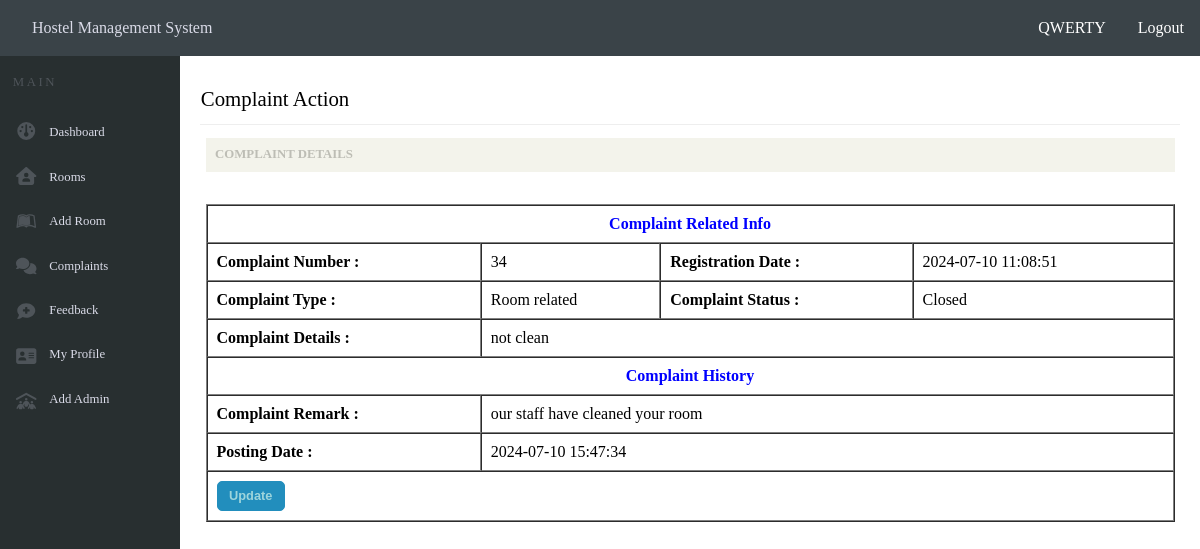
The page /complaintactionadmin.php?id=34 (signed in) on the database its author committed.
### tables this page shows
CREATE TABLE `complaint_action` (
  `complaint_action_id` int(5) NOT NULL,
  `register_complaint_id` int(5) NOT NULL,
  `complaint_remark` varchar(200) NOT NULL DEFAULT 'Unprocessed',
  `posting_date` timestamp NOT NULL DEFAULT current_timestamp()
);

CREATE TABLE `register_complaint` (
  `register_complaint_id` int(5) NOT NULL,
  `registration_no` int(3) NOT NULL,
  `room_no` varchar(8) NOT NULL,
  `complaint_type` varchar(12) NOT NULL,
  `explain_complaint` varchar(300) NOT NULL,
  `file_name` varchar(500) NOT NULL,
  `complaint_status` varchar(30) NOT NULL DEFAULT 'Unprocessed',
  `complaint_date` timestamp NOT NULL DEFAULT current_timestamp()
);

### complaintactionadmin.php (the view, shortened to what this page needs)
<?php
include 'connectdatabase.php';
class ComplaintActionAdmin {
    private $conn;
    public function __construct($conn) {
        $this->conn = $conn;
    }
    public function fetchComplaintDetails($id) {
        $query = "SELECT
                    register_complaint.register_complaint_id,
                    register_complaint.registration_no,
                    register_complaint.complaint_date,
                    register_complaint.complaint_type,
                    register_complaint.explain_complaint,
                    register_complaint.complaint_status,
                    complaint_action.complaint_remark,
                    complaint_action.posting_date
                    FROM register_complaint
                    LEFT JOIN complaint_action ON register_complaint.register_complaint_id = complaint_action.register_complaint_id
                    WHERE register_complaint.register_complaint_id = '$id'
                    ORDER BY complaint_action.posting_date DESC
                    LIMIT 1";
        $result = mysqli_query($this->conn, $query);
        return mysqli_fetch_all($result, MYSQLI_ASSOC);
    }
    public function fetchAdminName($getEmail) {
        $getEmail = mysqli_real_escape_string($this->conn, $getEmail);
        $query = "SELECT username FROM admin_login WHERE admin_email = '$getEmail'";
        $result = mysqli_query($this->conn, $query);
        $nameResult = mysqli_fetch_assoc($result);
        return $nameResult['username'];
    }
}
$complaintAdmin = new ComplaintActionAdmin($conn);
$id = isset($_GET['id']) ? $_GET['id'] : null;
$result = $complaintAdmin->fetchComplaintDetails($id);
$fullName = $complaintAdmin->fetchAdminName($_SESSION["email"]);
?>
<!DOCTYPE html>
<html lang="en">
<head>
    <link rel="stylesheet" href="headerandnavbar.css">
    <link rel="stylesheet" href="maincontent.css">
    <link rel="stylesheet" href="roomdetail.css">
</head>
<body>
    <header>
        <a href="dashboarduser.php">Hostel Management System</a>
        <div class="user-info">
            <span><?php echo htmlspecialchars($fullName); ?></span>
            <a href="logout.php">Logout</a>
        </div>
    </header>
    <div class="main">
        <div class="navbar">
            <p id="none">MAIN</p>
            <div class="contentnavbar">
                <div class="iconnavbar">
                </div>
                <div class="textnavbar">
                    <a href="dashboardadmin.php"><p id="dashboard">Dashboard</p></a>
                    <a href="roominfo.php"><p id="rooms">Rooms</p></a>
                    <a href="addroom.php"><p id="addRoom">Add Room</p></a>
                    <a href="registeredcomplaint.php"><p id="complaints">Complaints</p></a>
                    <a href="registeredfeedback.php"><p id="feedback">Feedback</p></a>
                    <a href="profileadmin.php"><p id="myProfile">My Profile</p></a>
                    <a href="addadmin.php"><p id="addAdmin">Add Admin</p></a>
                </div>
            </div>
        </div>
        <div class="maincontent">
            <p id="userlogin">Complaint Action</p>
            <hr>
            <div class="container">
                <div class="box">
                    <div class="boxheader">
                        <p>COMPLAINT DETAILS</p>
                    </div>
                    <div class="boxinfo">
                        <form action="" method="post">
                            <table border="1" cellspacing="0">
                                <thead>
                                    <tr>
                                        <th colspan = "4" class="blue">Complaint Related Info</th>
                                    </tr>
                                </thead>
                                <tbody>
                                    <?php foreach ($result as $row) : ?>
                                    <tr>
                                        <td class="bold">Complaint Number :</td>
                                        <td><?= $row["register_complaint_id"]; ?></td>
                                        <td class="bold">Registration Date :</td>
                                        <td><?= $row["complaint_date"]; ?></td>
                                    </tr>
                                    <tr>
                                        <td class="bold">Complaint Type :</td>
                                        <td><?= $row["complaint_type"]; ?></td>
                                        <td class="bold">Complaint Status :</td>
                                        <td colspan="2"><?= $row["complaint_status"]; ?></td>
                                    </tr>
                                    <tr>
                                        <td class="bold">Complaint Details :</td>
                                        <td colspan="3"><?= $row["explain_complaint"]; ?></td>
                                    </tr>
                                    <tr>
                                        <td colspan="4" class="blue bold center">Complaint History</td>
                                    </tr>
                                    <tr>
                                        <td class="bold">Complaint Remark :</td>
                                        <td colspan="3"><?= $row["complaint_remark"]; ?></td>
                                    </tr>
                                    <tr>
                                        <td class="bold">Posting Date :</td>
                                        <td colspan="3"><?= $row["posting_date"]; ?></td>
                                    </tr>
                                    <tr>
                                        <td colspan="4"><button type="submit" id="update">Update</button></td>
                                    </tr>
                                    <?php endforeach; ?>
                                </tbody>
                            </table>
                        </form>
                    </div>
                </div>
            </div>
        </div>
    </div>
</body>
</html>

### headerandnavbar.css (style rules this page uses)
* { margin: 0; padding: 0; box-sizing: border-box; }
html, body { height: 100%; }
body { display: flex; flex-direction: column; }
header { width: 100%; height: 3.5em; display: flex; align-items: center; justify-content: space-between; background-color: #3A4348; position: fixed; top: 0; left: 0; right: 0; }
header a { margin-left: 2em; color: #DADBE8; text-decoration: none; cursor: pointer; }
.user-info { display: flex; align-items: center; justify-content: space-evenly; padding-right: 1em; }
.user-info span, .user-info a { color: #fff; }
.main { display: flex; flex: 1; margin-top: 3.5em; }
.navbar { background-color: #282F30; width: 15%; height: calc(100% - 3.5em); position: fixed; top: 3.5em; bottom: 0; }
.navbar p { color: #4E5459; letter-spacing: .2em; font-size: .8em; padding: 1.5em 0 0 1em; }
.contentnavbar { display: flex; }
.iconnavbar { display: flex; flex-direction: column; align-items: center; justify-content: space-between; height: 18em; margin: 2em 0 0 1em; }
.textnavbar { display: flex; flex-direction: column; justify-content: space-between; width: 100%; margin-top: 1em; height: 18.8em; }
.textnavbar a { text-decoration: none; }
.textnavbar p { color: #DADBE8; letter-spacing: normal; }

### maincontent.css (style rules this page uses)
.maincontent { width: 100%; margin-left: 15%; overflow-y: auto; height: calc(100vh - 3.5em); }
#userlogin { margin: 1.5em 0 0 1em; font-size: 1.3em; }
hr { background-color: #eee; border: 0 none; color: #eee; height: 1px; margin: .8em auto; width: 96%; }

### roomdetail.css (style rules this page uses)
.container { display: flex; justify-content: center; width: 100%; height: 80%; }
.box { width: 95%; }
.boxheader { background-color: #F3F3EB; padding: .6em; }
.boxheader p { color: #BDBDB5; font-weight: 600; font-size: .8em; }
.boxinfo { width: 100%; margin-top: 2em; padding-bottom: 1em; }
.boxinfo table { width: 100%; }
th, td { padding: 9px; }
.boxinfo table .blue { color: blue; }
.boxinfo table .center { text-align: center; }
.boxinfo table .bold { font-weight: bold; }
table button { background-color: #228EBD; color: #9ED5DC; font-weight: bold; font-size: .8em; padding: .5em .9em; border-radius: 5px; border: 1px solid #228EBD; }

### rows shown on the page
complaint_action: register_complaint.register_complaint_id "34", register_complaint.complaint_date "2024-07-10 11:08:51", register_complaint.complaint_type "Room related", register_complaint.complaint_status "Closed", register_complaint.explain_complaint "not clean", complaint_remark "our staff have cleaned your room", posting_date "2024-07-10 15:47:34"

### other values the page prints
$fullName "QWERTY"
